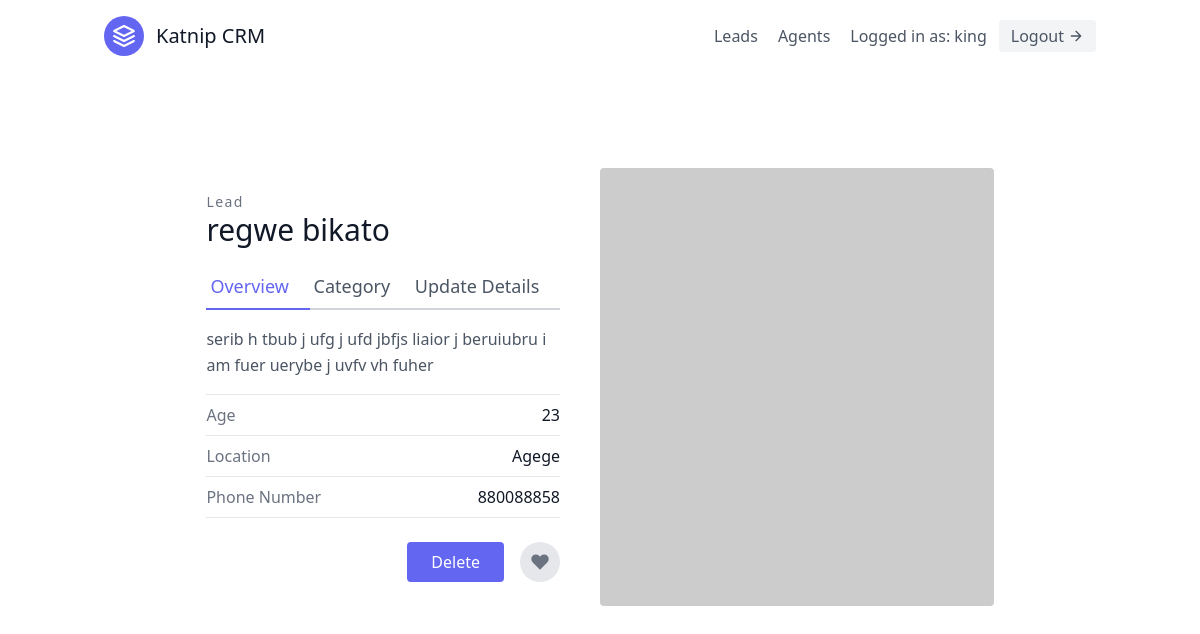
Page /leads/2/ (signed in) on the committed database.
### leads/models.py (models this page shows, shortened)
class User(AbstractUser):
    is_organiser = models.BooleanField(default=True)
    is_agent = models.BooleanField(default=False)

class Lead(models.Model):
    first_name = models.CharField(max_length=20)
    last_name = models.CharField(max_length=20)
    notes = models.TextField()
    age = models.IntegerField(default=0)
    agent = models.ForeignKey(
        "Agent", on_delete=models.SET_NULL, null=True, blank=True
    )
    organisation = models.ForeignKey(
        UserProfile, on_delete=models.CASCADE
    )
    category = models.ForeignKey(
        "Category", related_name="leads",on_delete=models.SET_NULL, null=True, blank=True
    )

### leads/views.py (the view)
# urls.py: path("<int:pk>/", LeadDetailView.as_view(), name="lead-detail"),
class LeadDetailView(LoginRequiredMixin, DetailView):
    template_name = "leads/lead_detail.html"
    context_object_name = "lead"
    def get_queryset(self):
        user = self.request.user
        if user.is_organiser:
            queryset = Lead.objects.filter(
                organisation=user.userprofile,
            )
        else:
            queryset = Lead.objects.filter(
                organisation=user.agent.organisation,
            )
            queryset = queryset.filter(agent__user=user)
        return queryset

### leads/templates/leads/lead_detail.html
{% extends "base.html" %}
{% block content %}
<section class="text-gray-600 body-font overflow-hidden">
  <div class="container px-5 py-24 mx-auto">
    <div class="lg:w-4/5 mx-auto flex flex-wrap">
      <div class="lg:w-1/2 w-full lg:pr-10 lg:py-6 mb-6 lg:mb-0">
        <h2 class="text-sm title-font text-gray-500 tracking-widest">Lead</h2>
        <h1 class="text-gray-900 text-3xl title-font font-medium mb-4">{{ lead.first_name }} {{ lead.last_name }}</h1>
        <div class="flex mb-4">
          <a class="flex-grow text-indigo-500 border-b-2 border-indigo-500 py-2 text-lg px-1"
            href="{% url 'leads:lead-detail' lead.pk %}">
            Overview
          </a>
          <a href="{% url 'leads:lead-category-update' lead.pk %}" class="flex-grow border-b-2 border-gray-300 py-2 text-lg px-1">Category</a>
          <a href="{% url 'leads:lead-update' lead.pk %}"
            class="flex-grow border-b-2 border-gray-300 py-2 text-lg px-1">
            Update Details
          </a>
        </div>
        <p class="leading-relaxed mb-4">{{ lead.notes }}</p>
        <div class="flex border-t border-gray-200 py-2">
          <span class="text-gray-500">Age</span>
          <span class="ml-auto text-gray-900">{{ lead.age }}</span>
        </div>
        <div class="flex border-t border-gray-200 py-2">
          <span class="text-gray-500">Location</span>
          <span class="ml-auto text-gray-900">Agege</span>
        </div>
        <div class="flex border-t border-b mb-6 border-gray-200 py-2">
          <span class="text-gray-500">Phone Number</span>
          <span class="ml-auto text-gray-900">880088858</span>
        </div>
        <div class="flex">
          <a href="{% url 'leads:lead-delete' lead.pk %}" class="flex ml-auto text-white bg-indigo-500 border-0 py-2 px-6 focus:outline-none hover:bg-indigo-600 rounded">Delete</a>
          <button
            class="rounded-full w-10 h-10 bg-gray-200 p-0 border-0 inline-flex items-center justify-center text-gray-500 ml-4">
            <svg fill="currentColor" stroke-linecap="round" stroke-linejoin="round" stroke-width="2" class="w-5 h-5"
              viewBox="0 0 24 24">
              <path
                d="M20.84 4.61a5.5 5.5 0 00-7.78 0L12 5.67l-1.06-1.06a5.5 5.5 0 00-7.78 7.78l1.06 1.06L12 21.23l7.78-7.78 1.06-1.06a5.5 5.5 0 000-7.78z">
              </path>
            </svg>
          </button>
        </div>
      </div>
      <img alt="ecommerce" class="lg:w-1/2 w-full lg:h-auto h-64 object-cover object-center rounded"
        src="https://dummyimage.com/400x400">
    </div>
  </div>
</section>
{% endblock content %}

### templates/navbar.html (shortened to what this page needs)
<header class="text-gray-600 body-font">
  <div class="container mx-auto flex flex-wrap p-4 flex-col md:flex-row items-center">
    <a href="{% url 'landing_page' %}" class="flex title-font font-medium items-center text-gray-900 mb-4 md:mb-0">
      <svg xmlns="http://www.w3.org/2000/svg" fill="none" stroke="currentColor" stroke-linecap="round"
        stroke-linejoin="round" stroke-width="2" class="w-10 h-10 text-white p-2 bg-indigo-500 rounded-full"
        viewBox="0 0 24 24">
        <path d="M12 2L2 7l10 5 10-5-10-5zM2 17l10 5 10-5M2 12l10 5 10-5"></path>
      </svg>
      <span class="ml-3 text-xl">Katnip CRM</span>
    </a>
    <nav class="md:ml-auto flex flex-wrap items-center text-base justify-center">
      {% if not request.user.is_authenticated %}
        <a href="{% url 'signup' %}" class="mr-5 hover:text-gray-900">Sign Up</a>
      {% else %}
      <a href="{% url 'leads:lead-list' %}" class="mr-5 hover:text-gray-900">Leads</a>
        {% if request.user.is_organiser %}
        <a href="{% url 'agents:agent-list' %}" class="mr-5 hover:text-gray-900">Agents</a>
        {% endif %}
      {% endif %}
    </nav>
    {% if request.user.is_authenticated %}
      Logged in as:  {{ request.user.username }}
      <a href="{% url 'logout' %}"
        class="ml-3 inline-flex items-center bg-gray-100 border-0 py-1 px-3 focus:outline-none hover:bg-gray-200 rounded text-base mt-4 md:mt-0">Logout
        <svg fill="none" stroke="currentColor" stroke-linecap="round" stroke-linejoin="round" stroke-width="2"
          class="w-4 h-4 ml-1" viewBox="0 0 24 24">
          <path d="M5 12h14M12 5l7 7-7 7"></path>
        </svg>
      </a>
    {% endif %}
  </div>
</header>

### rows in the picture
User: user.username "king"
Lead: first_name "regwe", last_name "bikato", notes "serib h tbub j ufg j ufd jbfjs liaior j beruiubru i am fuer uerybe j uvfv vh fuher", age "23"
